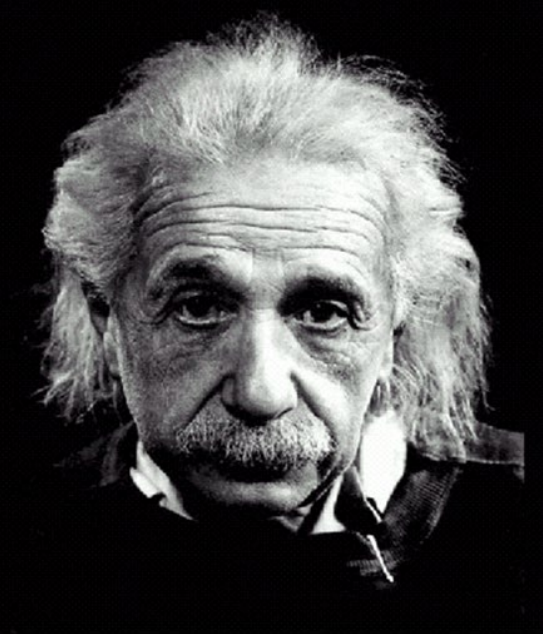
#> input picture greygraph.png, 543 x 634 px
$ jupyter execute test2.ipynb
#> lines starting #> are read from the running program, lines starting #| are printed output that depends on the picture
# 实验二

使用python编程实现图像的 ***平移***、***镜像***、***旋转*** ，以及三种几何变换的复合。

[cell 1]
from PIL import Image

img = Image.open("greygraph.png")
#> img is the input picture: PIL image 543x634 RGB; mean R, G, B 73.7, 73.4, 73.6
img

[cell 2]
img.size
#> Out = (543, 634)

[cell 3]
import cv2 as cv
import matplotlib.pyplot as plt
import numpy as np

cvimg = cv.imread("greygraph.png")
cvimg = cv.cvtColor(cvimg, cv.COLOR_BGR2RGB)
rows, cols, chnl = cvimg.shape
#> rows = 634; cols = 543; chnl = 3
M = np.float32([[1,0,100],[0,1,100]]) # 向下、右平移
cvimg1 = cv.warpAffine(cvimg,M,(cols,rows))
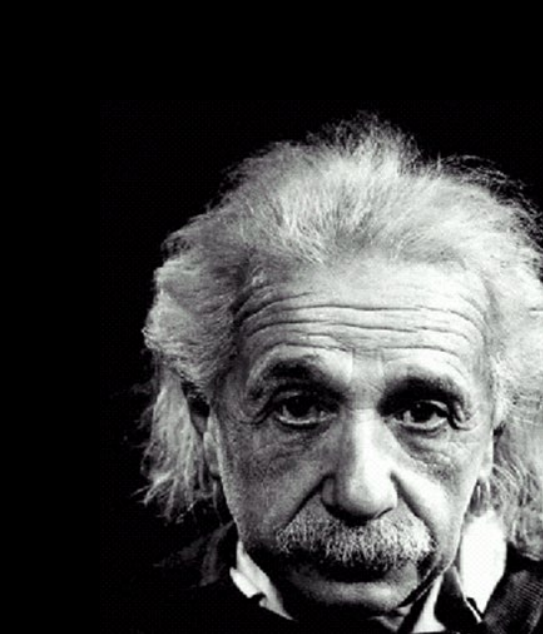
#> cvimg1: shape (634, 543, 3); mean R, G, B 68.1, 68.2, 68.1
plt.imshow(cvimg1)
plt.xticks([]),plt.yticks([])
plt.show()

[cell 4]
out1 = img.transpose(Image.FLIP_LEFT_RIGHT)
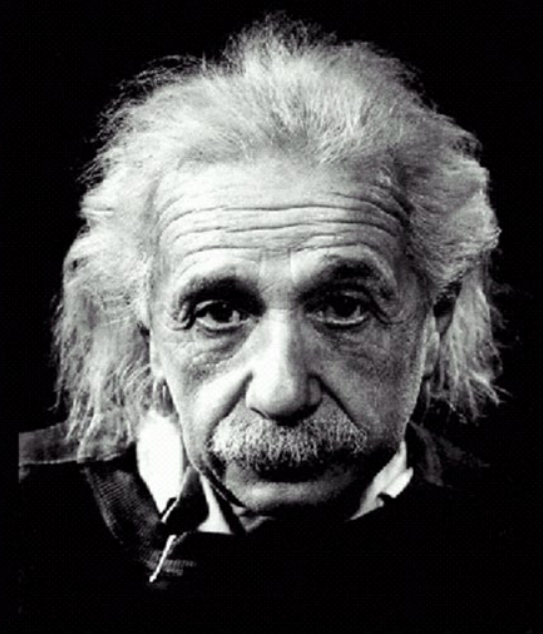
#> out1: PIL image 543x634 RGB; mean R, G, B 73.7, 73.4, 73.6
out1 # 镜像

[cell 5]
out2 = img.resize((600,600))
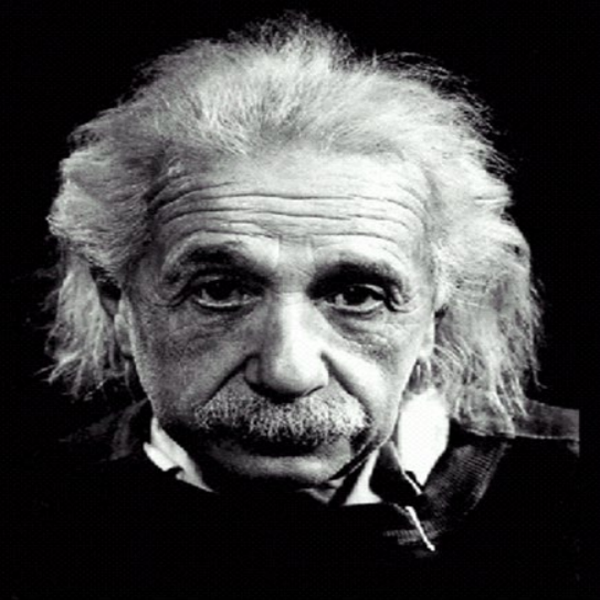
#> out2: PIL image 600x600 RGB; mean R, G, B 73.7, 73.4, 73.6
out2 # 变形

[cell 6]
# out3 = img.rotate(45)
out3 = img.rotate(288)
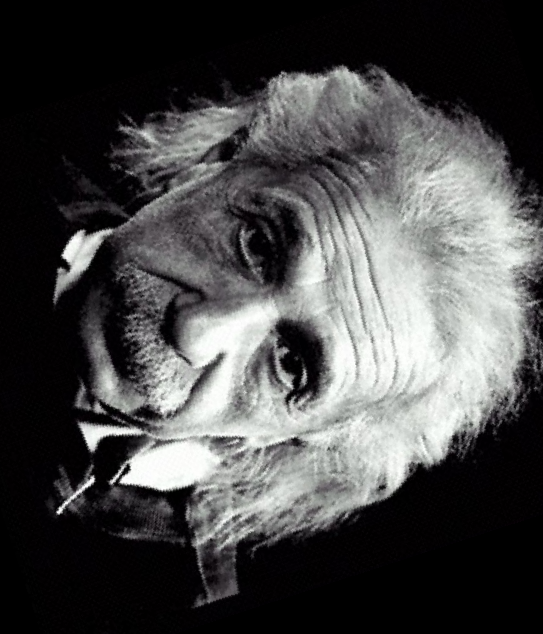
#> out3: PIL image 543x634 RGB; mean R, G, B 73.2, 73.1, 73.2
out3 # 旋转

[cell 7]
from PIL import ImageChops


def ImgTranslate(img, xoff, yoff):
#> called with xoff = 35, yoff = 62
    width, height = img.size
#> width = 543; height = 634
    c = ImageChops.offset(img, xoff, yoff)
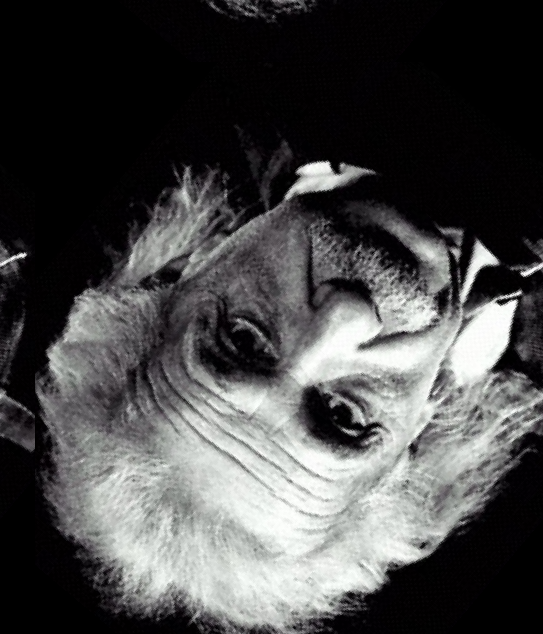
#> c: PIL image 543x634 RGB; mean R, G, B 73.2, 73.2, 73.2
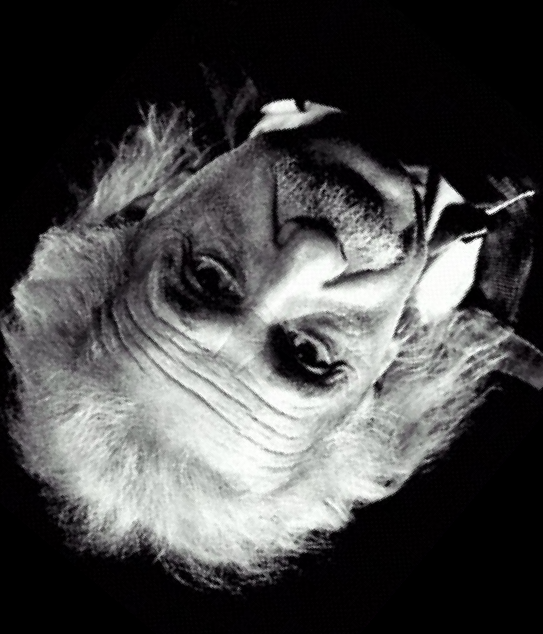
#> img: PIL image 543x634 RGB; mean R, G, B 73.2, 73.2, 73.2
    c.paste((0, 0, 0), (0, 0, xoff, height))
    c.paste((0, 0, 0), (0, 0, width, yoff))
    return c

out5 = ImgTranslate(out1.rotate(140), 35, 62)
out5 # 复合操作
